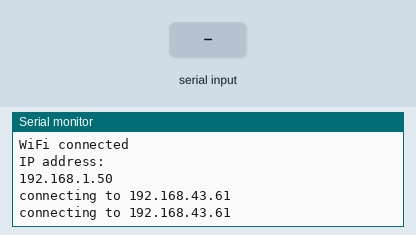
The sketch below on a simulated ESP8266 (NodeMCU). Shown: the last lines printed to the serial monitor. Inputs (shaded band) come from the test bench. WiFi joins after 1.5 s; servers stay silent unless stated.

Above: at 2.7 s.
2.8 s: "1" received over Serial
At 3.7 s:
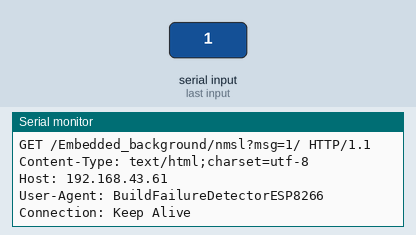
4.7 s: "0" received over Serial
At 4.89 s:
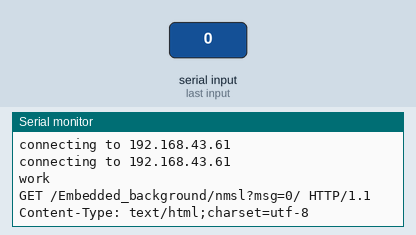
6.2 s: "2" received over Serial
At 6.53 s:
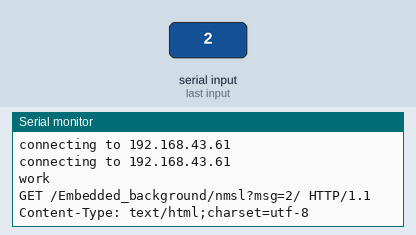

Measured:
- after the input at 2.8 s, the serial monitor: prints a new line after 0.35 s (image 1)
- after the input at 4.7 s, the serial monitor: prints a new line after 0.18 s (image 2)
- after the input at 6.2 s, the serial monitor: prints a new line after 0.32 s (image 3)

The sketch:

esp8266_end.ino
```cpp
#include <ESP8266WiFi.h>
#include <WiFiClientSecure.h>

const char* ssid = "mi9";   // wifi name
const char* password = "asdfghjkl";   //wifi passwd

const char* host = "192.168.43.61"; //需要访问的域名
const int httpsPort = 9999;  // 需要访问的端口
//String url = "/Embedded_background/nmsl?msg=";

char* sbuf;
void setup() {
  Serial.begin(9600);
  Serial.println();
  Serial.print("connecting to ");
  Serial.println(ssid);
  WiFi.begin(ssid, password); // 连接WIFI
  while (WiFi.status() != WL_CONNECTED) {
    delay(500);
    Serial.print(".");
  }
  Serial.println("");
  Serial.println("WiFi connected");
  Serial.println("IP address: ");
  Serial.println(WiFi.localIP()); // 显示WIFI地址
}

void loop() {
  Serial.print("connecting to ");
  Serial.println(host);

  WiFiClient client;

  /**
     测试是否正常连接
  */
  if (!client.connect(host, httpsPort)) {
    Serial.println("connection failed");
    return;
  }
  delay(10);
  if (Serial.available())       //判断串口缓存区是否有数据
  {
    Serial.println("work");
    // 需要访问的地址
    char* str = "/Embedded_background/nmsl?msg=";
    // 为请求添加数据
    while (Serial.available() > 0) {
      char a = Serial.read();
      str = appendCharToCharArray(str, a);
    }
    delay(100);
//    Serial.flush();
//    Serial.println(str);
    String postRequest = (String)("GET ") + str + "/ HTTP/1.1\r\n" +
                         "Content-Type: text/html;charset=utf-8\r\n" +
                         "Host: " + host + "\r\n" +
                         "User-Agent: BuildFailureDetectorESP8266\r\n" +
                         "Connection: Keep Alive\r\n\r\n";
    Serial.println(postRequest);  //测试
    client.print(postRequest);  // 发送HTTP请求到服务器
  }

  client.stop();
  delay(500);
}

char* appendCharToCharArray(char* array, char a)
{
  size_t len = strlen(array);
  char* ret = new char[len + 2];
  strcpy(ret, array);
  ret[len] = a;
  ret[len + 1] = '\0';
  return ret;
}
```
